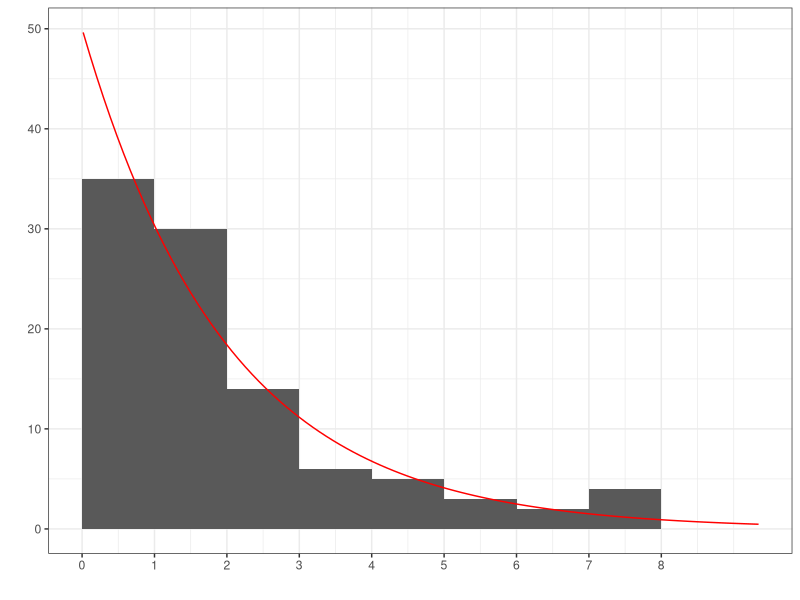

Reproduce this figure in R.
library(tidyverse)
#Example Figure

rate <- .5
df <- tibble(decay = rexp(100, rate))

p1 <- ggplot(df, aes(x = decay)) +
  geom_histogram(breaks = 0:8) +
  scale_x_continuous(breaks = 0:8) +
  geom_function(fun = rlang::as_function(~ 100 * dexp(.x, rate)), color = "red") +
  labs(x = "", y = "") +
  theme_bw()

ggsave("Example_Figure.png", p1)
